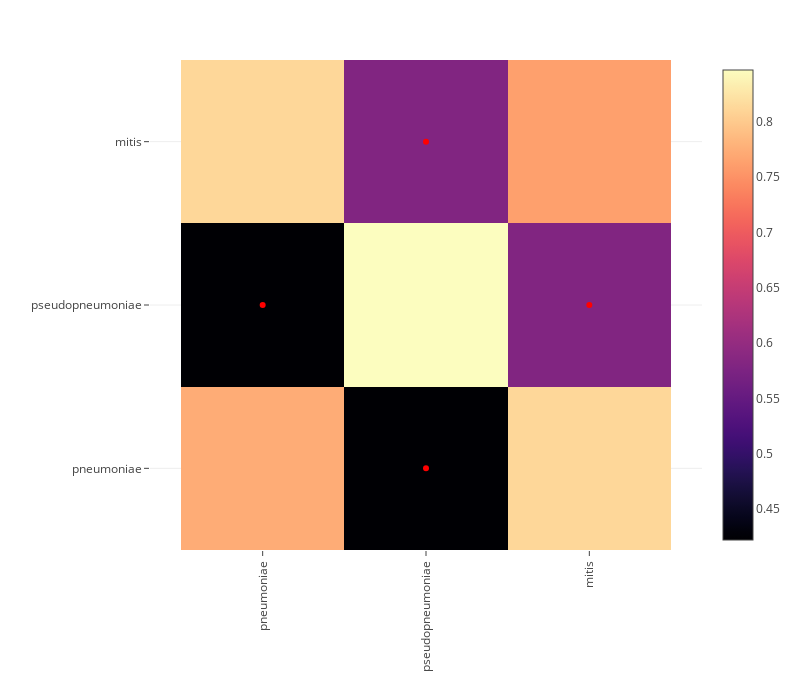

The notebook cell this image was saved under:
### Code cell
include("fix-component-base.jl");
include("fix-component-base-ext.jl");

### Figure 1 — Plotly figure (JSON) as saved in the notebook; plotly's stock layout.template omitted (floating-point values rounded to 4 significant figures; data arrays with more than 128 entries replaced by an {"elided": "..."} marker saying what was removed)
{"data": [{"colorscale": {"elided": "256x2 mixed values"}, "type": "heatmap", "x": ["pneumoniae", "pseudopneumoniae", "mitis"], "y": ["pneumoniae", "pseudopneumoniae", "mitis"], "z": [[0.7733, 0.4222, 0.8123], [0.4222, 0.8466, 0.5806], [0.8123, 0.5806, 0.7622]]}, {"hoverinfo": "skip", "marker": {"color": "red"}, "mode": "markers", "type": "scatter", "x": ["pseudopneumoniae", "pseudopneumoniae", "pneumoniae", "mitis"], "y": ["pneumoniae", "mitis", "pseudopneumoniae", "pseudopneumoniae"]}], "layout": {"height": 700, "margin": {"b": 150, "l": 150, "r": 50, "t": 60}, "width": 800, "xaxis": {"autorange": true, "domain": [0, 1], "range": [-0.6898, 2.69], "scaleanchor": "y", "tickangle": -90, "type": "category"}, "yaxis": {"autorange": true, "domain": [0, 1], "range": [-0.5, 2.5], "type": "category"}}}
